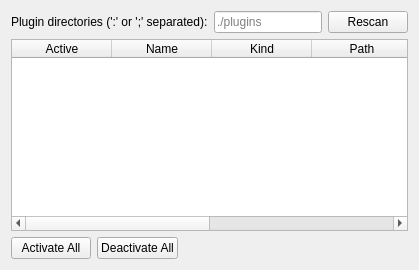
<?xml version="1.0" encoding="UTF-8"?>
<ui version="4.0">
 <class>PluginPanel</class>
 <widget class="QWidget" name="PluginPanel">
  <property name="windowTitle">
   <string>Plugin Panel</string>
  </property>
  <layout class="QVBoxLayout" name="verticalLayout">

   <!-- Top controls: plugin directories + rescan -->
   <item>
    <layout class="QHBoxLayout" name="dirsLayout">
     <item>
      <widget class="QLabel" name="dirsLabel">
       <property name="text">
        <string>Plugin directories (':' or ';' separated):</string>
       </property>
      </widget>
     </item>
     <item>
      <widget class="QLineEdit" name="dirsEdit">
       <property name="placeholderText">
        <string>./plugins</string>
       </property>
      </widget>
     </item>
     <item>
      <widget class="QPushButton" name="rescanButton">
       <property name="text">
        <string>Rescan</string>
       </property>
      </widget>
     </item>
    </layout>
   </item>

   <!-- Table of plugins -->
   <item>
    <widget class="QTableWidget" name="pluginsTable">
     <property name="columnCount">
      <number>6</number>
     </property>
     <column>
      <property name="text">
       <string>Active</string>
      </property>
     </column>
     <column>
      <property name="text">
       <string>Name</string>
      </property>
     </column>
     <column>
      <property name="text">
       <string>Kind</string>
      </property>
     </column>
     <column>
      <property name="text">
       <string>Path</string>
      </property>
     </column>
     <column>
      <property name="text">
       <string>Description</string>
      </property>
     </column>
     <column>
      <property name="text">
       <string>Version</string>
      </property>
     </column>
    </widget>
   </item>

   <!-- Bottom buttons -->
   <item>
    <layout class="QHBoxLayout" name="buttonsLayout">
     <item>
      <widget class="QPushButton" name="activateAllButton">
       <property name="text">
        <string>Activate All</string>
       </property>
      </widget>
     </item>
     <item>
      <widget class="QPushButton" name="deactivateAllButton">
       <property name="text">
        <string>Deactivate All</string>
       </property>
      </widget>
     </item>
     <item>
      <spacer name="spacer">
       <property name="orientation">
        <enum>Qt::Horizontal</enum>
       </property>
       <property name="sizeHint" stdset="0">
        <size>
         <width>40</width>
         <height>20</height>
        </size>
       </property>
      </spacer>
     </item>
    </layout>
   </item>

  </layout>
 </widget>
 <resources/>
 <connections/>
</ui>
